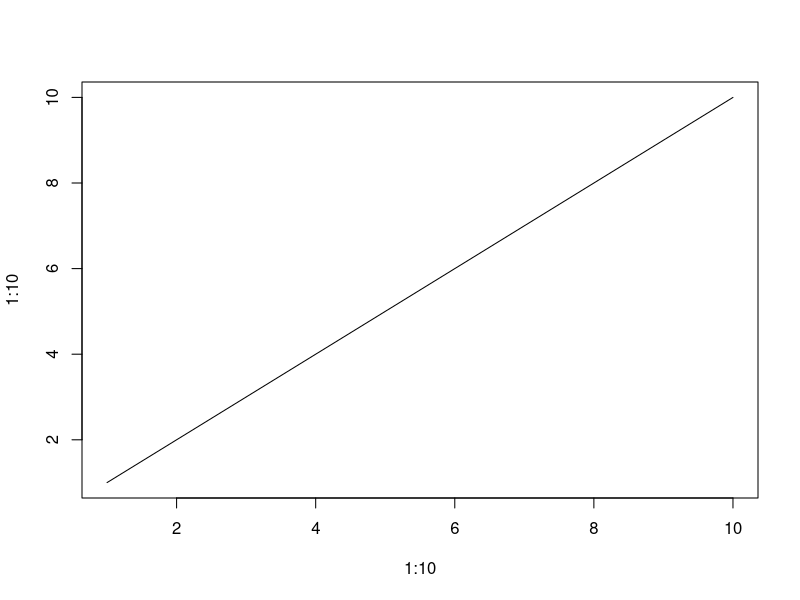

R code for this plot:
## ---- chunk 1
knitr::opts_chunk$set(echo = TRUE)
## ---- chunk 2
plot(1:10, 1:10, type = "l")
